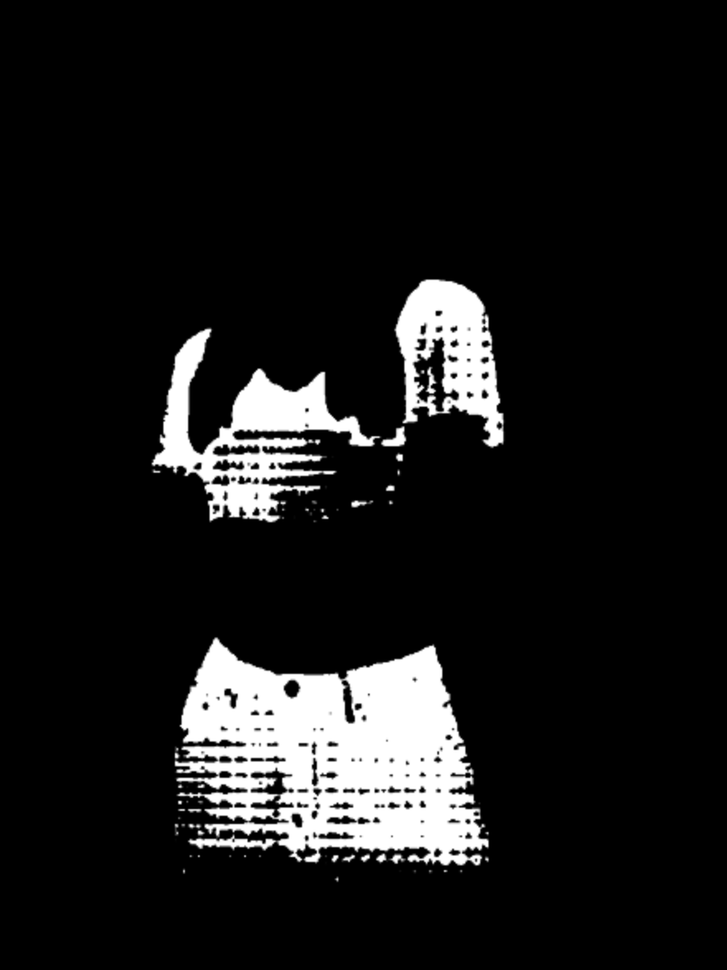
#> input picture test_mask.png, 727 x 970 px, shrunk from 881 x 1176 before the run
$ python oobb_test.py
#> lines starting #> are read from the running program, lines starting #| are printed output that depends on the picture; after the words box and inside, x2 and y2 are one past the last pixel; in counts of white or black regions, pixels touching at a corner belong together
import cv2
import numpy as np

# Example set of points
def maskToPoints(mask):
    # Find white pixels in the mask
    white_pixels = np.column_stack(np.where(mask > 0))
    return white_pixels

def getObjectOrientedBoundingBox(mask):
    points = np.array(maskToPoints(mask), dtype=np.float32)
    rect = cv2.minAreaRect(points)
    box_vertices = cv2.boxPoints(rect).astype(int)
    box_vertices = [[x, y] for y, x in box_vertices]
    return box_vertices

image = cv2.imread("test_mask.png")
#> image is the input picture: shape (970, 727, 3); min 0, max 255, mean 24.9
image = cv2.cvtColor(image, cv2.COLOR_BGR2GRAY)
#> image: shape (970, 727)

oobb = getObjectOrientedBoundingBox(image)
#> in maskToPoints, `white_pixels = np.column_stack(np.where(mask > 0))`: white_pixels = 86682 pairs, first value 276 to 884, second value 151 to 505
#> in getObjectOrientedBoundingBox, `points = np.array(maskToPoints(mask), dtype=np.float32)`: points has the same summary as white_pixels in maskToPoints
#> in getObjectOrientedBoundingBox, `rect = cv2.minAreaRect(points)`: rect = ((582.7, 336.2), (356.6, 601.6), -86.59)
#> in getObjectOrientedBoundingBox, `box_vertices = cv2.boxPoints(rect).astype(int)`: box_vertices = [[872, 532], [271, 496], [293, 140], [893, 176]]
#> in getObjectOrientedBoundingBox, `box_vertices = [[x, y] for y, x in box_vertices]`: box_vertices = [[532, 872], [496, 271], [140, 293], [176, 893]]
#> oobb = [[532, 872], [496, 271], [140, 293], [176, 893]]
oobb = np.array(oobb)

cv2.drawContours(image, [oobb], 0, 255, 2)
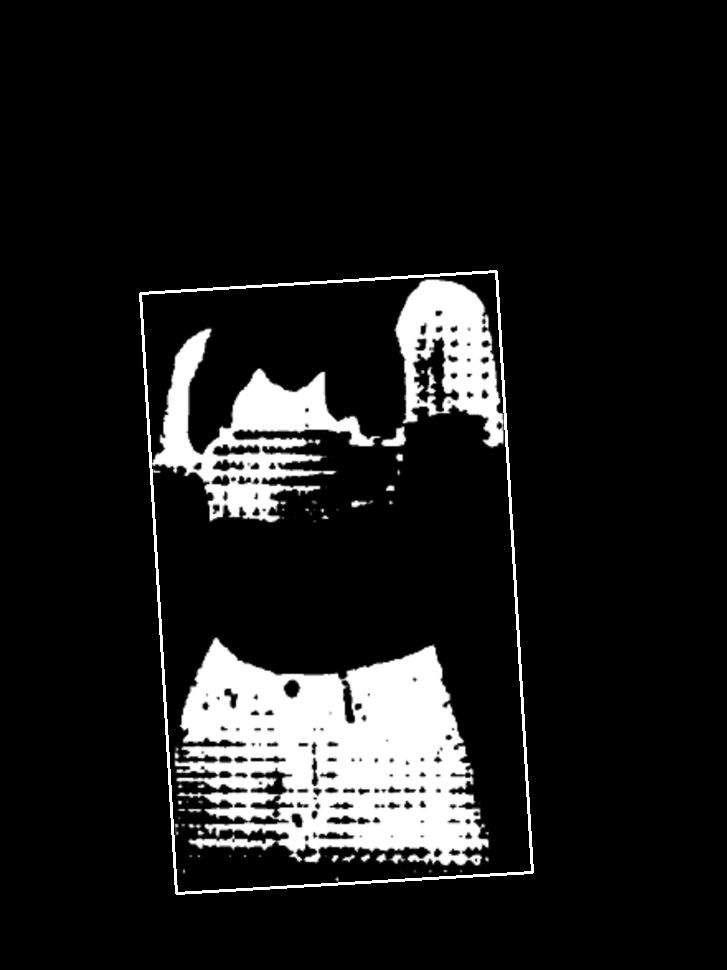
#> image: shape (970, 727); min 0, max 255, mean 27
for i, pt in enumerate(oobb):
    cv2.circle(image,(pt[0],pt[1]), 7*(i+1), (255,255,255), -1)
#> this loop made 4 passes
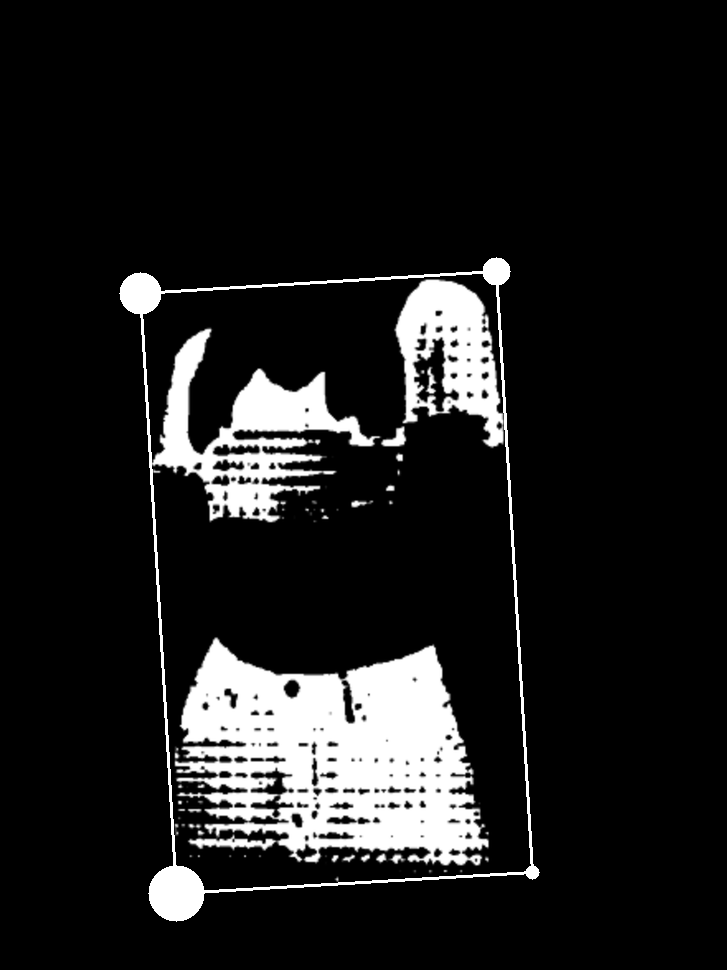
#> image: shape (970, 727); 0.59% of pixels changed, all inside (x1, y1, x2, y2) = (119, 257, 540, 922)
    # Display the result
cv2.imshow('Oriented Bounding Box', image)
cv2.waitKey(0)
cv2.destroyAllWindows()
